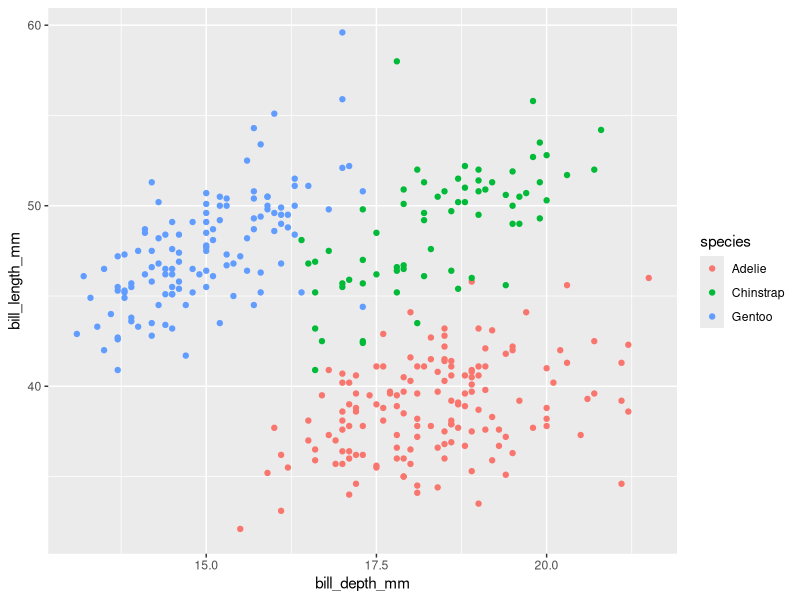
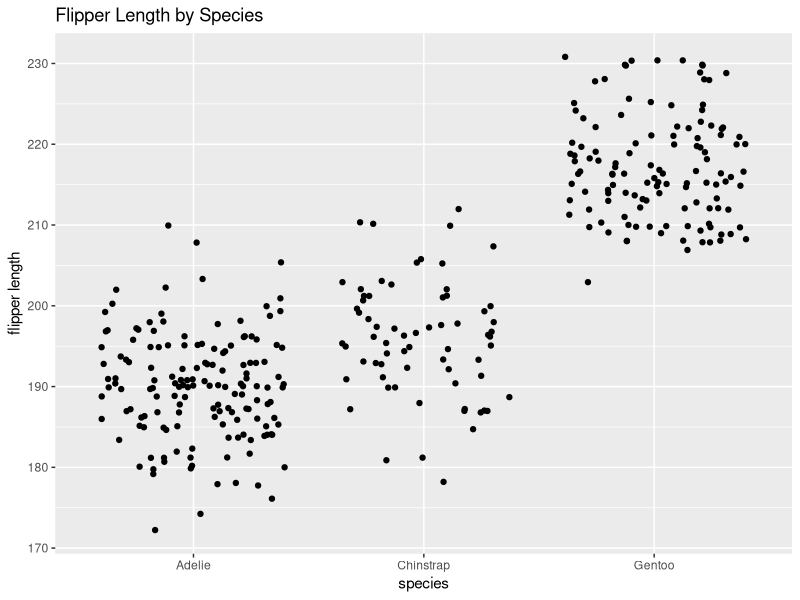

These charts were generated, in order, by the following R code:
## ---- chunk 1
knitr::opts_chunk$set(echo = TRUE)
#install.packages("palmerpenguins")
library(palmerpenguins)
library(tidyverse)
## ---- chunk 2
#----tell git to make a repository for this
#usethis::use_git()
#usethis::use_github
## ---- chunk 3
func1 <- expression(x^2)
my_deriv <- D(func1, "x")
my_deriv
x <- 3
eval(my_deriv)
## ---- chunk 4
func2 <- expression(2*(3*a+2)^4 - 5)
my_deriv2 <- D(func2, "a")
a <- 1.2
eval(my_deriv2)
## ---- chunk 5
func3 <- expression((-4*t)/((t^2 +1)^3))
my_deriv3 <- D(func3 , "t")
t <- 0
eval(func3)
## ---- chunk 6
ggplot(data=penguins, aes(x=bill_depth_mm, y=bill_length_mm )) +
  geom_point(aes(color=species))
## ---- chunk 7
ggplot(data=penguins, aes(x=species, y=flipper_length_mm))+
  geom_jitter()+
  labs(x="species", y="flipper length", title= "Flipper Length by Species")
## ---- chunk 8

